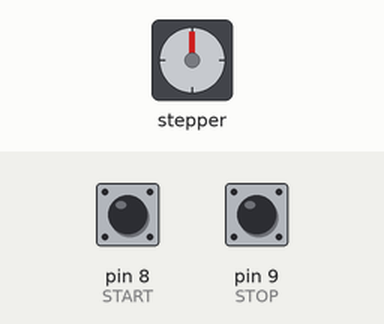
Bench run of a sketch on a simulated Arduino Uno, built with avr-gcc and run on an emulated ATmega328P. Shown: stepper motor. Inputs (shaded band) come from the test bench; at power-on: pin 8 (START) HIGH, pin 9 (STOP) HIGH. Stepper angles assume 2048 steps per turn.

Above: at 1.2 s.
1.3 s: pin 8 (START) pulled LOW for 0.15 s
At 3.61 s:
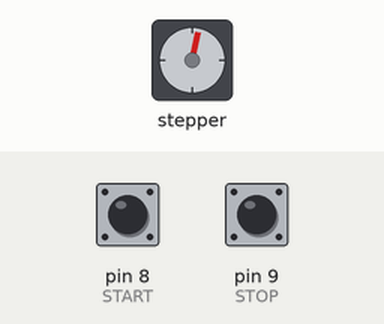
4.3 s: pin 9 (STOP) pulled LOW for 0.15 s
7.3 s: pin 8 (START) pulled LOW for 1 s
At 7.57 s:
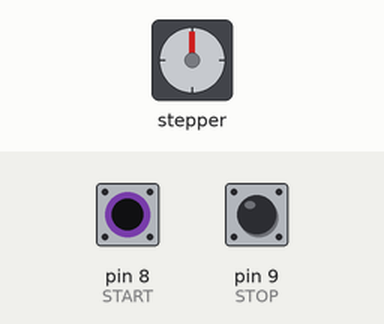
11.3 s: pin 9 (STOP) pulled LOW for 1 s
Timing chart, 0 to 15.3 s (numbered marks = the images above; inputs shaded):
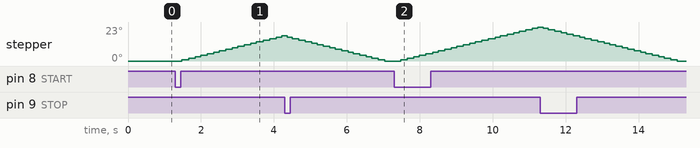

Measured:
- after the input at 1.3 s, stepper: keeps turning clockwise at about 6°/s, starting after 0.18 s
- after the input at 7.3 s, stepper: keeps turning clockwise at about 6°/s, starting after 0.18 s

The sketch:

5.4.Choronograph.ino
```cpp
#include <Stepper.h> // Шаговые электродвигатели 28BYJ-48 в режиме полного шага делают за один полный оборот вала 2048 шагов
const int STEPS_PER_REV = 2048; // 2048 шага/оборот
/* Чтобы выполнить один оборот вала за одну минуту,
  // вычисляем количество миллисекунд на каждый шаг:
  60 секунд * 1000 мс / 2048 шагов = 30 мс/шаг */
const int MS_PER_STEP = 30;

// Контакты для управления драйвером ULN2003
#define COIL1_MC1  2 // Контакт Arduino для подключения к контакту IN1
#define COIL1_MC2  3 // Контакт Arduino для подключения к контакту IN2
#define COIL2_MC1  4 // Контакт Arduino для подключения к контакту IN3
#define COIL2_MC2  5 // Контакт Arduino для подключения к контакту IN3

// Контакты Arduino для считывания сигнала с кнопок
#define START  8 // Кнопка Start
#define STOP  9 // Кнопка Stop

// Переменные для отслеживания
unsigned long last_time = 0;
unsigned long curr_time = 0;
int steps_taken = 0;

// Инициализируем библиотеку Servo.h — передаем ей контакты Arduino для управления переключателями Н-моста
Stepper chronograph(STEPS_PER_REV, COIL1_MC1, COIL1_MC2, COIL2_MC1, COIL2_MC2);

void setup()
{
  // Задаем высокую скорость вращения вала шагового двигателя для быстрого выполнения каждого шага
  chronograph.setSpeed(1); // Включаем встроенные повышающие резисторы для контактов

  // для снятия сигнала кнопок
  pinMode(START, INPUT_PULLUP);
  pinMode(STOP, INPUT_PULLUP);
}
void loop()
{
  /* Выполняем цикл, ожидая нажатия кнопки запуска Start
    Оператор цикла задерживает ход исполнения
    в этом месте, пока удовлетворяется указанное условие. */
  while (digitalRead(START) == HIGH);
  last_time = millis(); // Получаем время при запуске

  // Исполняем этот цикл, пока не истечет одна минута или не будет нажата кнопка Stop
  while (digitalRead(STOP) == HIGH && steps_taken < STEPS_PER_REV)
  {
    curr_time = millis();

    if (curr_time - last_time >= MS_PER_STEP) // Если прошло 300 мс, вращаем вал на один шаг
    {
      chronograph.step(1); // Вращаем вал на одни шаг
      steps_taken++; // Инкрементируем переменную счетчика шагов steps_taken
      last_time = curr_time; // Обновляем переменную last_time текущим временем
    }
  }
  /* Если мы в этой точке, значит, была нажата кнопка Stop или истекла одна минута
  Если не выполнен полный оборот, возвращаем стрелку в исходную точку. */
  if (steps_taken < STEPS_PER_REV) chronograph.step(-steps_taken);
  steps_taken = 0; // Сброс счетчика шагов
}
```
